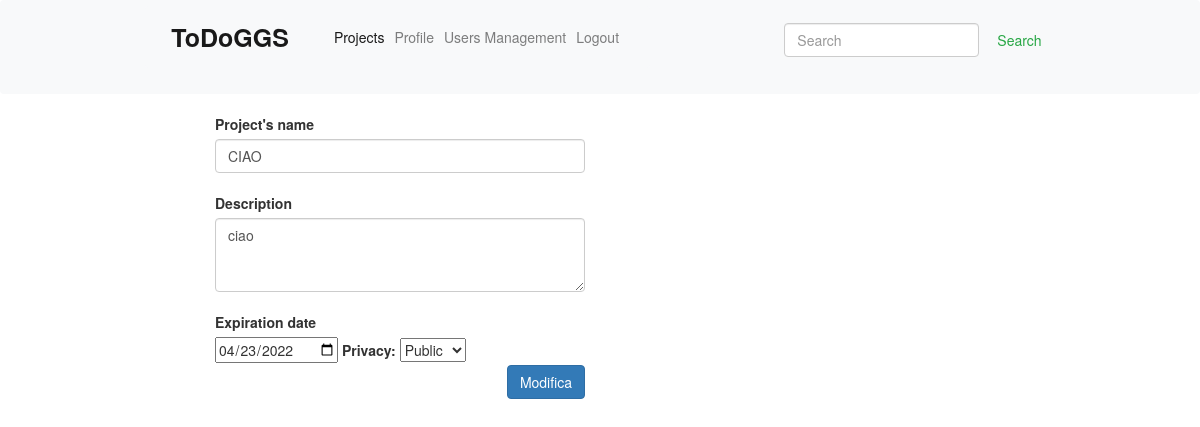
The page /View/modifica_progetto.php?id=73 (signed in) on the database its author committed.
### tables this page shows
CREATE TABLE `progetto` (
  `ID_Progetto` int(11) UNSIGNED NOT NULL,
  `Leader` varchar(60) NOT NULL,
  `NomeP` varchar(32) NOT NULL,
  `DescrizioneP` varchar(100) NOT NULL,
  `DataScadenzaP` date NOT NULL,
  `DataCreazioneP` date NOT NULL,
  `Privacy` int(11) NOT NULL
);

### Controller/db_handler.php (called while the page is built, shortened)
<?php
    class db_handler {
        private $servername;
        private $username;
        private $dbname;
        private $connection;
        public function __construct() {
            $this->servername = "localhost";
            $this->username = "root";
            $this->dbname = "db_desarrollo";
        }
        public function getConnection(){
            return $this->connection;
        }
        public function startConnection() {
            $this->connection = new mysqli($this->servername, $this->username, "", $this->dbname);
        }
    }
?>

### Controller/db_progetto.php (called while the page is built, shortened)
<?php
    require 'C:/xampp/htdocs/desarrollo/Model/progetto.php';
    class db_progetto extends db_handler{
        public function getArrayProgetti($ricerca){
            $sql = "SELECT DISTINCT Leader, ID_Progetto, NomeP, DescrizioneP, DataScadenzaP, DataCreazioneP, Privacy FROM progetto WHERE (ID_Progetto LIKE '%".$ricerca."%' OR NomeP LIKE '%".$ricerca."%') ORDER BY dataCreazioneP DESC";
            $result = $this->getConnection()->query($sql);
            $array = array();
            if($result) {
                if ($result->num_rows == 0) {
                    return false;
                } else {
                    for ($i = 0; $i < $result->num_rows; $i++) {
                        $row = $result->fetch_assoc();
                        $project = new progetto($row);
                        $array[] = $project;
                    }
                }
            } else{
                echo "Error in ".$sql."<br>".$this->startConnection()->error;
            }
            return $array;
        }
    }
?>

### Model/progetto.php (called while the page is built, shortened)
<?php
    class progetto{
        private $NomeP;
        private $DescrizioneP;
        private $DataScadenzaP;
        private $Privacy;
        public function __construct($array){
            $this->NomeP = $array['NomeP'];
            $this->DescrizioneP = $array['DescrizioneP'];
            $this->DataScadenzaP = $array['DataScadenzaP'];
            $this->Privacy = $array['Privacy'];
        }
        public function getNomeP(){
            return $this->NomeP;
        }
        public function getDescrizioneP(){
            return $this->DescrizioneP;
        }
        public function getDataScadenzaP(){
            return $this->DataScadenzaP;
        }
        public function getPrivacy(){
            return $this->Privacy;
        }
    }
?>

### View/modifica_progetto.php (the view, shortened to what this page needs)
<?php
    require 'C:/xampp/htdocs/desarrollo/Controller/db_handler.php';
    require "C:/xampp/htdocs/desarrollo/Controller/db_progetto.php";
    $progetti = new db_progetto();
    $ID_Progetto=$_GET['id'];
    $result=$progetti->getArrayProgetti($ID_Progetto);
?>
<html>
<head>
    <link rel="stylesheet" href="https://cdn.jsdelivr.net/npm/bootstrap@4.0.0/dist/css/bootstrap.min.css">
    <link href="//maxcdn.bootstrapcdn.com/bootstrap/3.2.0/css/bootstrap.min.css" rel="stylesheet" type="text/css" />
</head>
<body>
<nav class="navbar navbar-light bg-light justify-content-between">
    <nav class="navbar navbar-expand-lg navbar-light bg-light">
        <a class="navbar-brand" href="index.php" style="font-size: 25px;"><b>ToDoGGS</b></a>
        <div class="collapse navbar-collapse" id="navbarNavDropdown">
            <ul class="navbar-nav">
                <li class="nav-item active">
                    <a class="nav-link" href="elenco_progetti.php">Projects</a>
                </li>
                <li class="nav-item">
                    <a class="nav-link" href="profilo.php">Profile</a>
                </li>
                <?php
                if(strcmp($_SESSION['ruolo'], "A") == 0) {
                    echo"
                            <li class='nav-item'>
                            <a class='nav-link' href = 'gestione_utenti.php'> Users Management </a>
                            </li>
                            ";
                }
                ?>
                <li class="nav-item">
                    <a class="nav-link" href="logout.php">Logout<span class="sr-only">(current)</span></a>
                </li>
            </ul>
        </div>
    </nav>
    <form method="POST" action="search.php" class="form-inline">
        <input class="form-control mr-sm-2" type="search" placeholder="Search" aria-label="Search" name="search">
        <button class="btn btn-outline-success my-2 my-sm-0" type="submit">Search</button>
    </form>
</nav>
<form action='modifica_progetto.php?id=<?php echo $ID_Progetto ?>' method="POST">
    <div class="container-fluid">
        <div class="row">
            <div class="col-4 offset-2">
                <label for="inputPassword4">Project's name</label>
                <input type="text" class="form-control" id="inputPassword4" placeholder="Project's name" name="nome" value="<?php echo $result[0]->getNomeP(); ?>">
                <br>
                <label for="exampleFormControlTextarea1" align="center">Description</label>
                <textarea class="form-control" id="exampleFormControlTextarea1" rows="3" align="center" name="descrizione" ><?php echo $result[0]->getDescrizioneP();?></textarea>
                <br>
                <label>Expiration date</label>
                <input type="date" id="dataScadenza" name="dataScadenza" value="<?php echo $result[0]->getDataScadenzaP(); ?>">
                <label>Privacy:</label>
                <?php
                $pr=$result[0]->getPrivacy();
                switch ($pr)
                {
                    case 2:
                        echo"
                                <select name='privacy'>
                                    <option value='uno'>Private</option>
                                    <option value='due' selected>Public</option>
                                </select>";
                        break;
                }
                ?>
            </div>
        </div>
        <div class="container-fluid">
            <div class="row">
                <div class="col-4 offset-2">
                    <div align="right">
                        <button type="submit" class="btn btn-primary" name="modifica">Modifica</button>
                    </div>
                </div>
            </div>
        </div>
    </div>
</form>
</body>
</html>

### rows shown on the page
progetto: nome "CIAO", descrizione "ciao", dataScadenza "04/23/2022"
